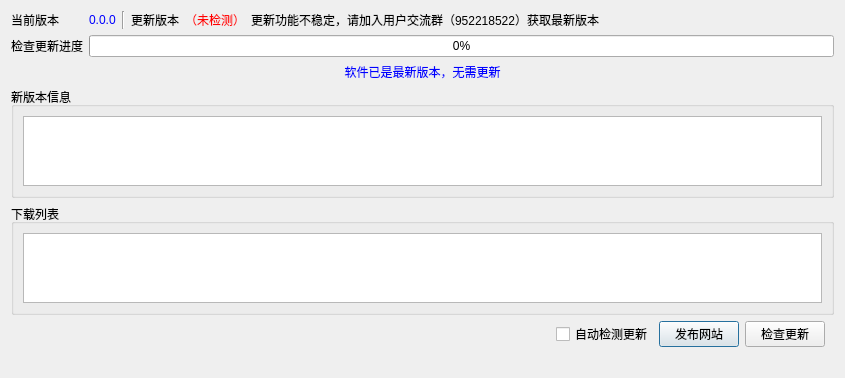
<?xml version="1.0" encoding="UTF-8"?>
<ui version="4.0">
 <class>SAKUpdateManager</class>
 <widget class="QDialog" name="SAKUpdateManager">
  <property name="geometry">
   <rect>
    <x>0</x>
    <y>0</y>
    <width>845</width>
    <height>351</height>
   </rect>
  </property>
  <property name="windowTitle">
   <string>检查更新</string>
  </property>
  <layout class="QGridLayout" name="gridLayout">
   <item row="7" column="0" colspan="6">
    <widget class="QLabel" name="infoLabel">
     <property name="text">
      <string/>
     </property>
    </widget>
   </item>
   <item row="0" column="3">
    <widget class="QLabel" name="label">
     <property name="text">
      <string>更新版本</string>
     </property>
    </widget>
   </item>
   <item row="6" column="0" colspan="6">
    <widget class="QWidget" name="widget8888" native="true">
     <property name="styleSheet">
      <string notr="true"/>
     </property>
     <layout class="QGridLayout" name="gridLayout_4">
      <property name="topMargin">
       <number>0</number>
      </property>
      <property name="bottomMargin">
       <number>0</number>
      </property>
      <item row="0" column="0">
       <spacer name="horizontalSpacer">
        <property name="orientation">
         <enum>Qt::Horizontal</enum>
        </property>
        <property name="sizeHint" stdset="0">
         <size>
          <width>40</width>
          <height>20</height>
         </size>
        </property>
       </spacer>
      </item>
      <item row="0" column="1">
       <widget class="QCheckBox" name="autoCheckForUpdateCheckBox">
        <property name="text">
         <string>自动检测更新</string>
        </property>
       </widget>
      </item>
      <item row="0" column="2">
       <widget class="QPushButton" name="visitWebPushButton">
        <property name="text">
         <string>发布网站</string>
        </property>
       </widget>
      </item>
      <item row="0" column="3">
       <widget class="QPushButton" name="checkForUpdatePushButton">
        <property name="text">
         <string>检查更新</string>
        </property>
       </widget>
      </item>
     </layout>
    </widget>
   </item>
   <item row="4" column="0" colspan="6">
    <widget class="QGroupBox" name="newVersionCommentsGroupBox">
     <property name="sizePolicy">
      <sizepolicy hsizetype="Preferred" vsizetype="Expanding">
       <horstretch>0</horstretch>
       <verstretch>0</verstretch>
      </sizepolicy>
     </property>
     <property name="title">
      <string>新版本信息</string>
     </property>
     <layout class="QGridLayout" name="gridLayout_2">
      <item row="0" column="0">
       <widget class="QTextBrowser" name="newVersionCommentsTextBrowser"/>
      </item>
     </layout>
    </widget>
   </item>
   <item row="1" column="1" rowspan="2" colspan="5">
    <widget class="QProgressBar" name="updateProgressBar">
     <property name="maximum">
      <number>100</number>
     </property>
     <property name="value">
      <number>0</number>
     </property>
    </widget>
   </item>
   <item row="1" column="0" rowspan="2">
    <widget class="QLabel" name="updateProgressLabel">
     <property name="text">
      <string>检查更新进度</string>
     </property>
    </widget>
   </item>
   <item row="0" column="4">
    <widget class="QLabel" name="newVersionLabel">
     <property name="styleSheet">
      <string notr="true">QLabel#newVersionLabel{
	color:red
}</string>
     </property>
     <property name="text">
      <string>（未检测）</string>
     </property>
    </widget>
   </item>
   <item row="0" column="1">
    <widget class="QLabel" name="currentVersionLabel">
     <property name="sizePolicy">
      <sizepolicy hsizetype="Preferred" vsizetype="Preferred">
       <horstretch>0</horstretch>
       <verstretch>0</verstretch>
      </sizepolicy>
     </property>
     <property name="styleSheet">
      <string notr="true">QLabel#currentVersionLabel{
	color:blue
}</string>
     </property>
     <property name="text">
      <string notr="true">0.0.0</string>
     </property>
    </widget>
   </item>
   <item row="3" column="0" colspan="6">
    <widget class="QLabel" name="noNewVersionTipLabel">
     <property name="styleSheet">
      <string notr="true">QLabel#noNewVersionTipLabel{
	color:blue
}</string>
     </property>
     <property name="text">
      <string>软件已是最新版本，无需更新</string>
     </property>
     <property name="alignment">
      <set>Qt::AlignCenter</set>
     </property>
    </widget>
   </item>
   <item row="5" column="0" colspan="6">
    <widget class="QGroupBox" name="groupBox">
     <property name="sizePolicy">
      <sizepolicy hsizetype="Preferred" vsizetype="Expanding">
       <horstretch>0</horstretch>
       <verstretch>0</verstretch>
      </sizepolicy>
     </property>
     <property name="title">
      <string>下载列表</string>
     </property>
     <layout class="QGridLayout" name="gridLayout_3">
      <item row="0" column="0">
       <widget class="QListWidget" name="downloadListListWidget"/>
      </item>
     </layout>
    </widget>
   </item>
   <item row="0" column="0">
    <widget class="QLabel" name="label_3">
     <property name="sizePolicy">
      <sizepolicy hsizetype="Preferred" vsizetype="Preferred">
       <horstretch>0</horstretch>
       <verstretch>0</verstretch>
      </sizepolicy>
     </property>
     <property name="text">
      <string>当前版本</string>
     </property>
    </widget>
   </item>
   <item row="0" column="2">
    <widget class="Line" name="line">
     <property name="orientation">
      <enum>Qt::Vertical</enum>
     </property>
    </widget>
   </item>
   <item row="0" column="5">
    <widget class="QLabel" name="label_2">
     <property name="sizePolicy">
      <sizepolicy hsizetype="Expanding" vsizetype="Preferred">
       <horstretch>0</horstretch>
       <verstretch>0</verstretch>
      </sizepolicy>
     </property>
     <property name="text">
      <string>更新功能不稳定，请加入用户交流群（952218522）获取最新版本</string>
     </property>
    </widget>
   </item>
  </layout>
 </widget>
 <resources/>
 <connections/>
</ui>
